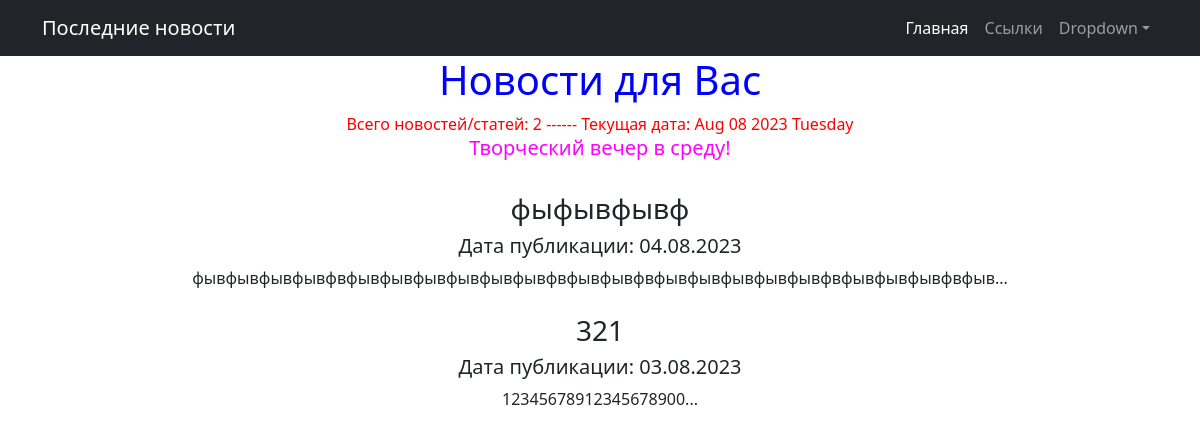
Page /news/ on the committed database.
### newsportalapp/models.py (models this page shows, shortened)
class Post(models.Model):
    post_author = models.ForeignKey(Author, on_delete=models.CASCADE)          # - связь «один ко многим» с моделью Author;
    post_type = models.CharField(max_length=2, choices=POSTTYPE) #, default='N')  # - поле с выбором — «статья» или «новость»;
    post_date = models.DateTimeField(auto_now_add=datetime.now())     # - автоматически добавляемая дата и время создания;
    post_category = models.ManyToManyField(Category, through='PostCategory')   # - связь «многие ко многим» с моделью Category(с дополнительной моделью PostCategory);
    post_title = models.CharField(max_length=124)                              # - заголовок статьи / новости;
    post_text = models.TextField()                                             # - текст статьи / новости;
    post_rating = models.IntegerField()                # - рейтинг статьи / новости.
    def preview(self):
        return str(self.post_text)[0:125] + '...'

### newsportalapp/views.py (the view)
# urls.py: path('', PostList.as_view(), name='post_list'),
class PostList(ListView):
    model = Post
    ordering = '-post_date'
    template_name = 'news.html'
    context_object_name = 'news'
    paginate_by = 2  # вот так мы можем указать количество записей на странице
    def get_queryset(self):
        queryset = super().get_queryset()
        self.filterset = PostFilter(self.request.GET, queryset)
        return self.filterset.qs
    def get_context_data(self, **kwargs):
        context = super().get_context_data(**kwargs)
        context['filterset'] = self.filterset
        context['time_now'] = datetime.utcnow()
        context['next_action'] = "Творческий вечер в среду!"
        return context

### newsportalapp/templatetags/custom_filters.py (called while the page is built)
@register.filter()
def censor(value):
    if type(value) != str:
        raise ValueError("Применять данный фильтр следует к строке!")
    try:
        value_list = value.split()
        value_list_c = value_list.copy()
        for i in range(len(FAILED_WORDS)):  # перебираем список запрещенных слов
            j = 0
            for value_list_word in value_list_c:            # перебираем слова из проверяемого текста
                if value_list_word == FAILED_WORDS[i]:     # если находим совпадение
                    value_list_word_new = value_list_word[:1:1] + '*'*(len(value_list_word)-1)
                    value_list.insert(j, value_list_word_new)
                    value_list.pop(j+1)
                j += 1
    except ValueError as error:
        print(error)
    else:
        value_new = ' '.join(value_list)
        return f'{value_new}'

### newsportalapp/templatetags/custom_tags.py (called while the page is built)
@register.simple_tag()
def current_time(format_string='%b %d %Y %A'):
   return datetime.utcnow().strftime(format_string)

### templates/news.html (shortened to what this page needs)
{% extends 'flatpages/default.html' %}
{% load custom_filters %}
{% load custom_tags %}
{% block content %}
   <h1><span style = "color: blue"> Новости для Вас </span></h1>
   <span style = "color: red"> Всего новостей/статей: {{ news|length }} ------ Текущая дата: {% current_time '%b %d %Y %A' %}</span>
   <h5><span style = "color: magenta"> {{ next_action|default_if_none:"Чуть позже сообщим о новой акции!" }} </span></h5>
   <br>
   {% if news %}
      {% for serv in object_list %}
          <tr><td><h3>{{ serv.post_title|censor }}</h3></td></tr>
          <tr><td><h5>Дата публикации: {{ serv.post_date|date:"d.m.Y" }}</h5></td></tr>
          <tr><td>{{ serv.preview|censor|truncatewords:20 }}</td></tr>
          <br><br>
      {% endfor %}
   {% else %}
      <h2>Новостей нет!</h2>
   {% endif %}
{% endblock content %}

### rows in the picture
Post: post_title|censor "фыфывфывф", post_date "04.08.2023", preview|censor "фывфывфывфывфвфывфывфывфывфывфывфвфывфывфвфывфывфывфывфывфвфывфывфывфвфыв..."
Post: post_title|censor "321", post_date "03.08.2023", preview|censor "12345678912345678900..."

### other values in the picture
{{ news|length }} "2"
{{ next_action|default_if_none:"Чуть позже сообщим о новой акции!" }} "Творческий вечер в среду!"
